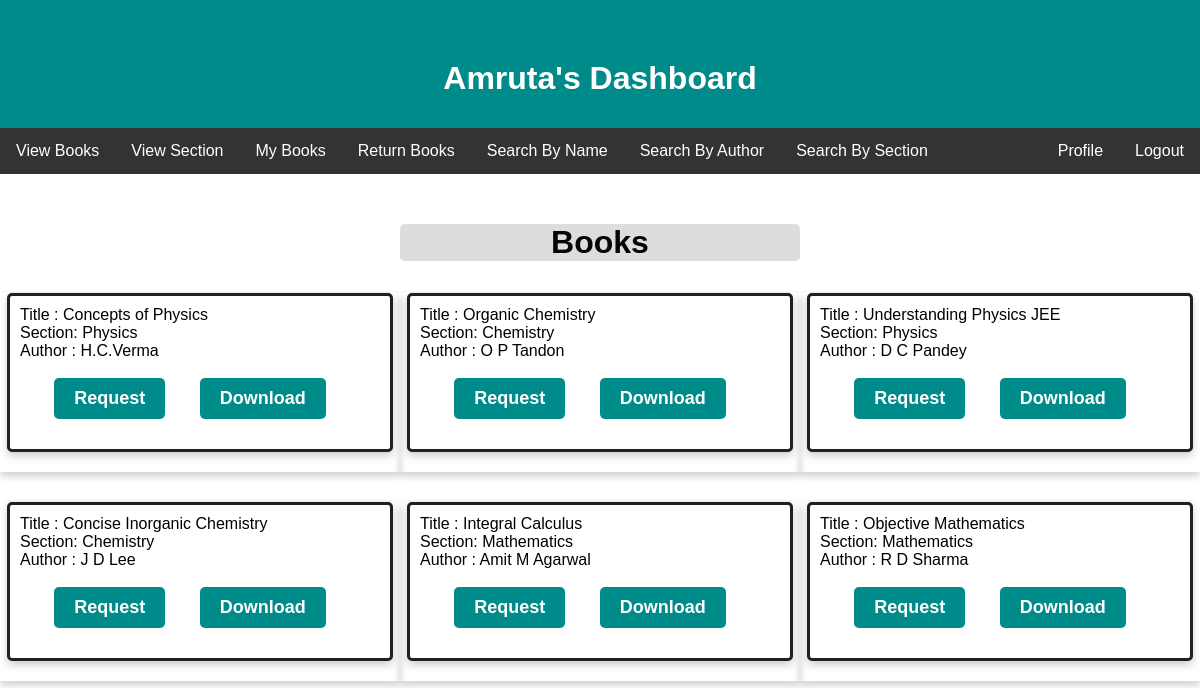
The app's page /Books (signed in) with its own data.
### application/models.py (models this page shows, shortened)
class Book(db.Model):
    book_id = db.Column(db.Integer, primary_key=True, autoincrement=True)
    name = db.Column(db.String(80), unique=True, nullable=False)
    section_name = db.Column(db.String(80), nullable=False)
    author_name = db.Column(db.String(80),  nullable=False)
    publisher_name = db.Column(db.String(80), nullable=False)
    description = db.Column(db.String(120), unique=True, nullable=False)
    date_created = db.Column(db.DateTime, nullable=False)
    price = db.Column(db.Integer, nullable=False)
    keywords = db.Column(db.String(80), unique=True, nullable=False)

### application/routes.py (the view)
@app.route('/Books',methods=['GET','POST'])
def Books():
    if not session.get('user'):
        return redirect(url_for('login'))
    if session.get('user')['role'] != 'customer':
        return redirect(url_for('login'))
    books = Book.query.all()
    return render_template('Books.html',books=books)

### templates/Books.html (shortened to what this page needs)
<!DOCTYPE html>
<html>
<head>
</head>
<body>
<table>
    <header>
        <h1>{{session['user']['name']}}'s Dashboard</h1>
    </header>
    <nav>
        <a href="/Books">View Books</a>
        <a href="/view_section_user">View Section</a>
        <a href="/MyBooks">My Books</a>
        <a href="/return_book">Return Books</a>
        <a href="/search">Search By Name</a>
        <a href="/searchByAuthor">Search By Author</a>
        <a href="/searchBySection">Search By Section</a>
        <div style="float:right"><a href="/logout">Logout</a></div>
        <div style="float:right"><a href="/user_stats">Profile</a></div>
    </nav>
    <h1 class="heading">Books</h1>
    {% for book in books %}
    <tr>
        <td class="card">
            <div >Title : {{book['name']}}</div>
            <div>Section: {{book['section_name']}}</div>
            <div>Author : {{book['author_name']}}</div>
            <br>
            <div class="buttons">
                <form action="/request_book" method="POST">
                    <input type="submit" value="Request">
                </form>
                <form action="/download" method="POST">
                    <input type="submit" value="Download">
                </form>
            </div>
        </td>
    </tr>
    {% endfor %}
</table>
</body>
</html>

### records on screen
Book: name "Concepts of Physics", section_name "Physics", author_name "H.C.Verma"
Book: name "Organic Chemistry", section_name "Chemistry", author_name "O P Tandon"
Book: name "Understanding Physics JEE", section_name "Physics", author_name "D C Pandey"
Book: name "Concise Inorganic Chemistry", section_name "Chemistry", author_name "J D Lee"
Book: name "Integral Calculus", section_name "Mathematics", author_name "Amit M Agarwal"
Book: name "Objective Mathematics", section_name "Mathematics", author_name "R D Sharma"

### other values on screen
{{ session['user']['name'] }} "Amruta"
